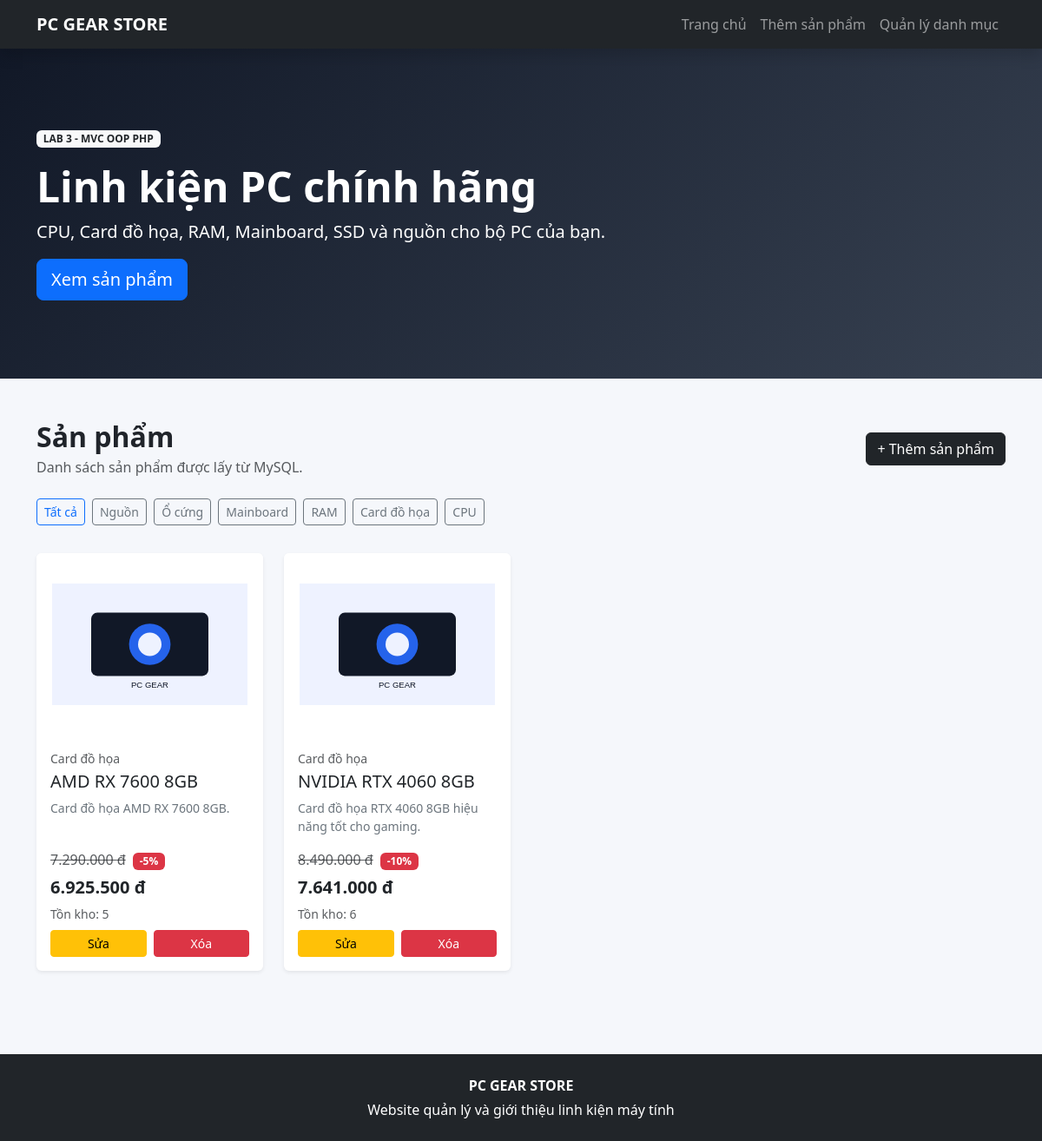
Screenshot of /index.php?category=2 with the database file from the repository.
### tables this page shows
CREATE TABLE danhmuc (
    id INT AUTO_INCREMENT PRIMARY KEY,
    ten_danh_muc VARCHAR(150) NOT NULL,
    mo_ta TEXT NULL
);

CREATE TABLE sanpham (
    id_sp INT AUTO_INCREMENT PRIMARY KEY,
    Name VARCHAR(255) NOT NULL,
    Price DECIMAL(15,2) NOT NULL DEFAULT 0,
    Date_import DATE NOT NULL,
    Viewsp INT NOT NULL DEFAULT 0,
    Decribe TEXT NULL,
    Mount INT NOT NULL DEFAULT 0,
    Sale DECIMAL(5,2) NOT NULL DEFAULT 0,
    image VARCHAR(255) NULL,
    id_danhmuc INT NOT NULL,
    CONSTRAINT fk_sanpham_danhmuc
        FOREIGN KEY (id_danhmuc) REFERENCES danhmuc(id)
        ON UPDATE CASCADE ON DELETE RESTRICT
);

### controller/index.php (called while the page is built)
<?php
require_once __DIR__ . '/../model/database.php';
$db = new Database();
$products = $db->getProducts();
$categories = $db->getCategories();
$selectedCategory = filter_input(INPUT_GET, 'category', FILTER_VALIDATE_INT);
if ($selectedCategory) {
    $products = $db->getProducts($selectedCategory);
}
require __DIR__ . '/../view/home.php';

### model/database.php (called while the page is built, shortened)
<?php
class Database {
    private PDO $conn;
    public function __construct() {
        $host = 'localhost';
        $dbname = 'lab1';
        $user = 'root';
        $password = '';
        $this->conn = new PDO(
            "mysql:host=$host;dbname=$dbname;charset=utf8mb4",
            $user,
            $password,
            [
                PDO::ATTR_ERRMODE => PDO::ERRMODE_EXCEPTION,
                PDO::ATTR_DEFAULT_FETCH_MODE => PDO::FETCH_ASSOC
            ]
        );
    }
    public function getCategories(): array {
        return $this->conn->query(
            "SELECT * FROM danhmuc ORDER BY id DESC"
        )->fetchAll();
    }
    public function getProducts(?int $category = null): array {
        if ($category) {
            $stmt = $this->conn->prepare(
                "SELECT s.*, d.ten_danh_muc
                 FROM sanpham s
                 JOIN danhmuc d ON s.id_danhmuc = d.id
                 WHERE s.id_danhmuc = ?
                 ORDER BY s.id_sp DESC"
            );
            $stmt->execute([$category]);
            return $stmt->fetchAll();
        }
        return $this->conn->query(
            "SELECT s.*, d.ten_danh_muc
             FROM sanpham s
             JOIN danhmuc d ON s.id_danhmuc = d.id
             ORDER BY s.id_sp DESC"
        )->fetchAll();
    }
}

### view/home.php (the view, shortened to what this page needs)
<?php require __DIR__ . '/header.php'; ?>
<section class="hero">
    <div class="container">
        <div class="row align-items-center">
            <div class="col-lg-8">
                <span class="badge bg-light text-dark mb-3">LAB 3 - MVC OOP PHP</span>
                <h1 class="display-5 fw-bold">Linh kiện PC chính hãng</h1>
                <p class="lead">CPU, Card đồ họa, RAM, Mainboard, SSD và nguồn cho bộ PC của bạn.</p>
                <a href="#products" class="btn btn-primary btn-lg">Xem sản phẩm</a>
            </div>
        </div>
    </div>
</section>
<div class="container py-5" id="products">
    <div class="d-flex justify-content-between align-items-center mb-4">
        <div>
            <h2 class="fw-bold mb-1">Sản phẩm</h2>
            <p class="text-muted mb-0">Danh sách sản phẩm được lấy từ MySQL.</p>
        </div>
        <a href="index.php?action=sanpham" class="btn btn-dark">+ Thêm sản phẩm</a>
    </div>
    <div class="mb-4">
        <a href="index.php" class="btn btn-outline-primary btn-sm me-1 mb-2">Tất cả</a>
        <?php foreach ($categories as $cat): ?>
            <a href="index.php?category=<?= (int)$cat['id'] ?>"
               class="btn btn-outline-secondary btn-sm me-1 mb-2">
                <?= e($cat['ten_danh_muc']) ?>
            </a>
        <?php endforeach; ?>
    </div>
    <div class="row g-4">
        <?php foreach ($products as $p): ?>
            <?php
            $price = (float)$p['Price'];
            $sale = (float)$p['Sale'];
            $finalPrice = $price * (100 - $sale) / 100;
            $image = $p['image'] ?: 'Image/product.svg';
            ?>
            <div class="col-sm-6 col-lg-3">
                <div class="card product-card h-100 border-0 shadow-sm">
                    <img src="view/<?= e($image) ?>" class="card-img-top product-image"
                         alt="<?= e($p['Name']) ?>"
                         onerror="this.src='view/Image/product.svg'">
                    <div class="card-body d-flex flex-column">
                        <span class="small text-muted"><?= e($p['ten_danh_muc']) ?></span>
                        <h5 class="card-title mt-1"><?= e($p['Name']) ?></h5>
                        <p class="small text-secondary flex-grow-1"><?= e($p['Decribe']) ?></p>
                        <?php if ($sale > 0): ?>
                            <div><del class="text-muted"><?= number_format($price, 0, ',', '.') ?> đ</del>
                                <span class="badge bg-danger ms-1">-<?= e($sale) ?>%</span></div>
                        <?php endif; ?>
                        <div class="price"><?= number_format($finalPrice, 0, ',', '.') ?> đ</div>
                        <div class="small text-muted mb-2">Tồn kho: <?= (int)$p['Mount'] ?></div>
                        <div class="d-flex gap-2">
                            <a href="index.php?action=sanpham&id=<?= (int)$p['id_sp'] ?>" class="btn btn-warning btn-sm flex-fill">Sửa</a>
                            <form method="post" action="index.php?action=xoa_sanpham" class="flex-fill"
                                  onsubmit="return confirm('Bạn có chắc muốn xóa sản phẩm này?');">
                                <button class="btn btn-danger btn-sm w-100">Xóa</button>
                            </form>
                        </div>
                    </div>
                </div>
            </div>
        <?php endforeach; ?>
    </div>
</div>
<?php require __DIR__ . '/footer.php'; ?>

### view/CSS/theme.css (style rules this page uses)
body { background: #f5f7fb; color: #20242a; }
.hero { padding: 90px 0; background: linear-gradient(135deg, #111827, #374151); color: white; }
.product-card { transition: transform .2s ease, box-shadow .2s ease; overflow: hidden; }
.product-image { height: 210px; object-fit: contain; padding: 18px; background: white; }
.price { font-size: 1.25rem; font-weight: 700; margin: 5px 0; }

### rows the page displays
danhmuc: ten_danh_muc "Nguồn"
danhmuc: ten_danh_muc "Ổ cứng"
danhmuc: ten_danh_muc "Mainboard"
danhmuc: ten_danh_muc "RAM"
danhmuc: ten_danh_muc "Card đồ họa"
danhmuc: ten_danh_muc "CPU"
sanpham: id_danhmuc.ten_danh_muc "Card đồ họa", Name "AMD RX 7600 8GB", Decribe "Card đồ họa AMD RX 7600 8GB.", Price "7.290.000", Sale "5", finalPrice "6.925.500", Mount "5"
sanpham: id_danhmuc.ten_danh_muc "Card đồ họa", Name "NVIDIA RTX 4060 8GB", Decribe "Card đồ họa RTX 4060 8GB hiệu năng tốt cho gaming.", Price "8.490.000", Sale "10", finalPrice "7.641.000", Mount "6"
